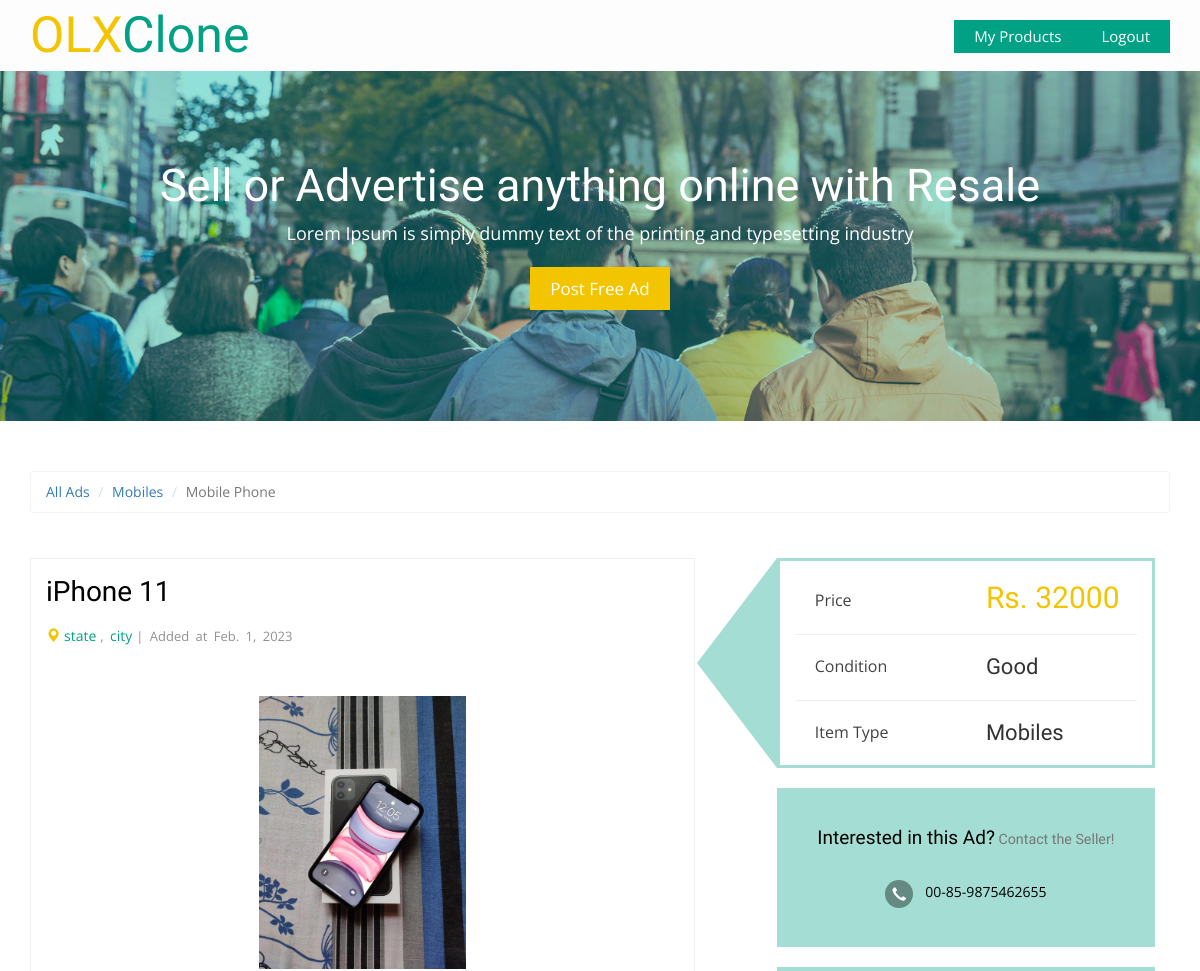
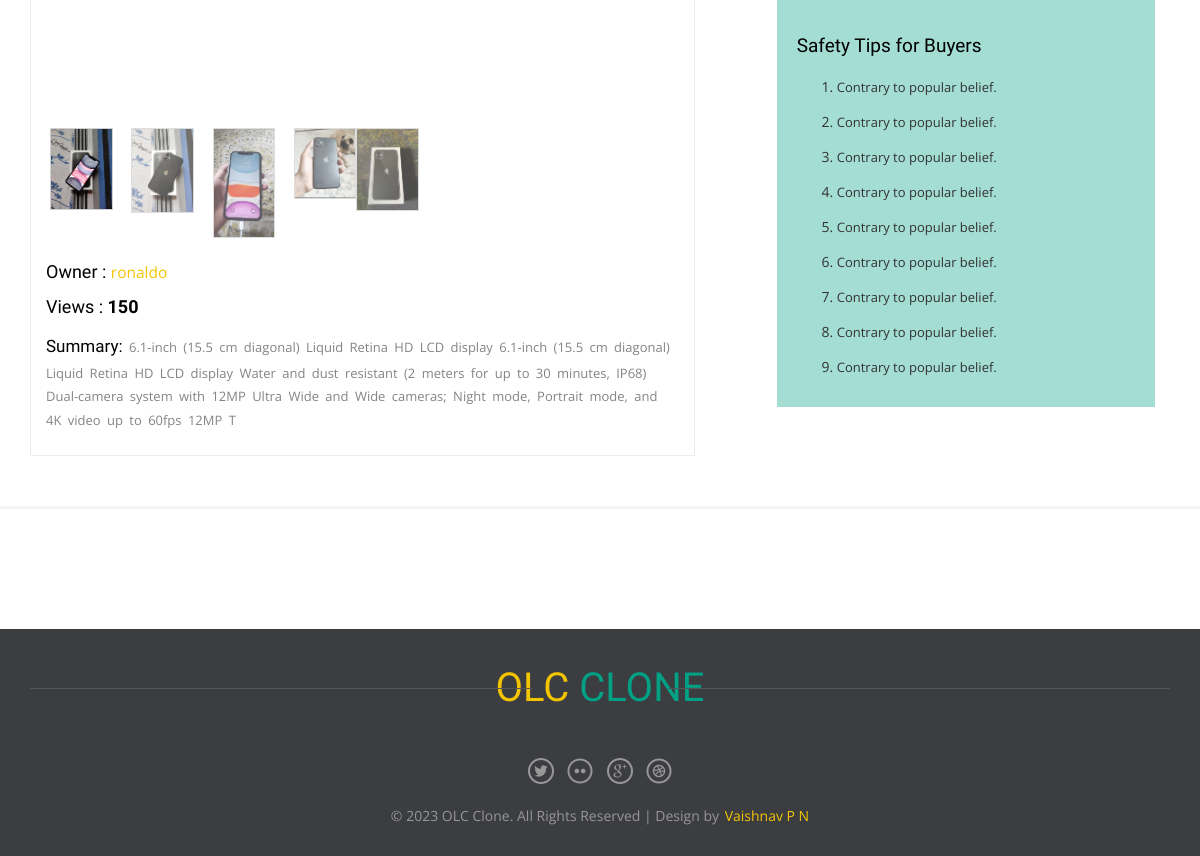
The app's page /detail/iphone-11 (signed in) with its own data (2 pictures, top to bottom).
### products/models.py (models this page shows, shortened)
class Products(models.Model):
    name = models.CharField(max_length=100)
    owner = models.ForeignKey(User, on_delete=models.CASCADE)
    description = models.CharField(max_length=300)
    price = models.PositiveIntegerField()
    created_date = models.DateField(auto_now_add=True)
    category = models.ForeignKey('Category', on_delete=models.SET_NULL, null=True)
    image = models.ImageField(upload_to='product_main_image', blank=True, null=True)
    slug = models.SlugField(blank=True, null=True)

class ProductImage(models.Model):
    product = models.ForeignKey(Products, on_delete=models.CASCADE)
    images = models.ImageField(upload_to='product_image')

class Category(models.Model):
    category_name = models.CharField(max_length=50)
    slug = models.SlugField(blank=True, null=True)
    class Meta:
        verbose_name = 'category'
        verbose_name_plural = 'categories'
    def __str__(self):
        return self.category_name

### products/views.py (the view)
    def wrapper(request, *args, **kwargs):
        if not request.user.is_authenticated:
            messages.error(request, 'you must login')
            return redirect('signin')
        else:
            return fn(request, *args, **kwargs)

### products/views.py (called while the page is built)
def signin_requrird(fn):
    def wrapper(request, *args, **kwargs):
        if not request.user.is_authenticated:
            messages.error(request, 'you must login')
            return redirect('signin')
        else:
            return fn(request, *args, **kwargs)
    return wrapper

@signin_requrird
def productdetail(request, product_slug):
    productdetail = Products.objects.get(slug=product_slug)
    productimage = ProductImage.objects.filter(product=productdetail)
    template = 'product_detail.html'
    context = {'product_detail': productdetail, 'product_images': productimage}
    return render(request, template, context)

### products/templates/product_detail.html (shortened to what this page needs)
{% extends 'base.html' %}
{% load static %}
{% block body %}
	<div class="single-page main-grid-border">
		<div class="container">
			<ol class="breadcrumb" style="margin-bottom: 5px;">
				<li><a href="{% url 'list' %}">All Ads</a></li>
				<li class="active"><a href="mobiles.html">Mobiles</a></li>
				<li class="active">Mobile Phone</li>
			</ol>
			<div class="product-desc">
				<div class="col-md-7 product-view">
					<h2>{{ product_detail.name}}</h2>
					<p> <i class="glyphicon glyphicon-map-marker"></i><a href="#">state</a>, <a href="#">city</a>| Added at
                        {{ product_detail.created_date}}</p>
					<div class="flexslider">
						<ul class="slides">
                            {% for image in product_images %}
							<li data-thumb="{{ image.images.url }}">
								<img src="{{ image.images.url }}" />
                            {% endfor %}
							</li>
						</ul>
					</div>
					<link rel="stylesheet" href="{% static 'css/flexslider.css' %}" type="text/css" media="screen" />
					<div class="product-details">
						<h4>Owner : <a href="#">{{ product_detail.owner }}</a></h4>
						<h4>Views : <strong>150</strong></h4>
						<p><strong>Summary:</strong> {{ product_detail.description }}</p>
					</div>
				</div>
				<div class="col-md-5 product-details-grid">
					<div class="item-price">
						<div class="product-price">
							<p class="p-price">Price</p>
							<h3 class="rate">Rs. {{ product_detail.price }} </h3>
							<div class="clearfix"></div>
						</div>
						<div class="condition">
							<p class="p-price">Condition</p>
							<h4>Good</h4>
							<div class="clearfix"></div>
						</div>
						<div class="itemtype">
							<p class="p-price">Item Type</p>
							<h4>{{ product_detail.category }}</h4>
							<div class="clearfix"></div>
						</div>
					</div>
					<div class="interested text-center">
						<h4>Interested in this Ad?<small> Contact the Seller!</small></h4>
						<p><i class="glyphicon glyphicon-earphone"></i>00-85-9875462655</p>
					</div>
						<div class="tips">
						<h4>Safety Tips for Buyers</h4>
							<ol>
								<li><a href="#">Contrary to popular belief.</a></li>
								<li><a href="#">Contrary to popular belief.</a></li>
								<li><a href="#">Contrary to popular belief.</a></li>
								<li><a href="#">Contrary to popular belief.</a></li>
								<li><a href="#">Contrary to popular belief.</a></li>
								<li><a href="#">Contrary to popular belief.</a></li>
								<li><a href="#">Contrary to popular belief.</a></li>
								<li><a href="#">Contrary to popular belief.</a></li>
								<li><a href="#">Contrary to popular belief.</a></li>
							</ol>
						</div>
				</div>
			</div>
		</div>
	</div>
{% endblock body %}

### static/css/flexslider.css (style rules this page uses)
.slides, .slides > li, .flex-control-nav, .flex-direction-nav { margin: 0; padding: 0; list-style: none; }
.flexslider { margin: 0; padding: 0; }
.flexslider .slides > li { display: none; -webkit-backface-visibility: hidden; }
.flexslider .slides img { width: 100%; display: block; }
.flexslider .slides:after { content: "\0020"; display: block; clear: both; visibility: hidden; line-height: 0; height: 0; }
.flexslider { margin: 0 0 20px; background: #ffffff; border: 4px solid #ffffff; position: relative; zoom: 1; -webkit-border-radius: 4px; -moz-border-radius: 4px; border-radius: 4px; -webkit-box-shadow: '' 0 1px 4px rgba(0, 0, 0, 0.2); -moz-box-shadow: '' 0 1px 4px rgba(0, 0, 0, 0.2); -o-box-shadow: '' 0 1px 4px rgba(0, 0, 0, 0.2); box-shadow: '' 0 1px 4px rgba(0, 0, 0, 0.2); }
.flexslider .slides { zoom: 1; }
.flexslider .slides img { height: auto; width: 33%; margin: 5% auto; }

### records on screen
Products: name "iPhone 11", created_date "Feb. 1, 2023", owner "ronaldo", description "6.1-inch (15.5 cm diagonal) Liquid Retina HD LCD display 6.1-inch (15.5 cm diagonal) Liquid Retina HD LCD display Water and dust resistant (2 meters for up to 30 minutes, IP68) Dual-camera system with 12MP Ultra Wide and Wide cameras; Night mode, Portrait mode, and 4K video up to 60fps 12MP T", price "32000", category "Mobiles"
ProductImage: images (picture)
